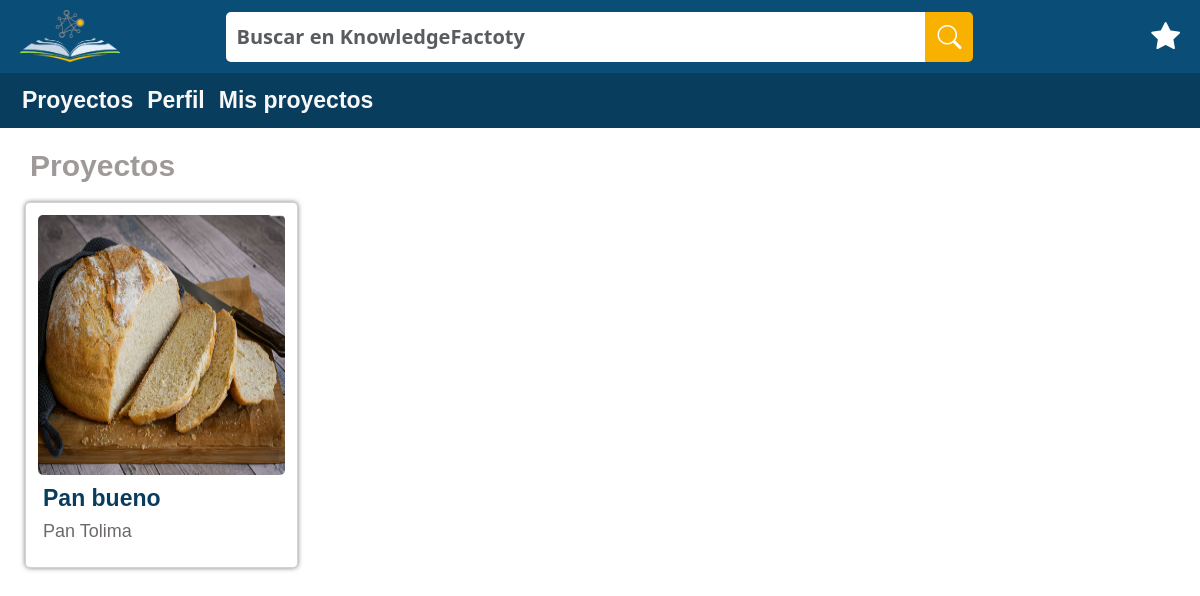
The page /Inicio/ (signed in) on the database its author committed.
### test_app/models.py (models this page shows, shortened)
class Project(models.Model):
    name = models.CharField(max_length=30)
    objective = models.TextField()
    results = models.TextField()
    reach = models.TextField()
    state = models.TextField()
    ownerCompany = models.OneToOneField(Company, on_delete=models.CASCADE)
    photo= models.ImageField(null=True, blank=True, upload_to="images/")

class Company(models.Model):
    nit = models.CharField(auto_created=False, primary_key=True, serialize=False, verbose_name='NIT', max_length=9)
    name = models.CharField(max_length=50)
    phoneNumberC = models.CharField(max_length=15)
    address = models.CharField(max_length=300)
    user = models.ForeignKey(User, on_delete=models.CASCADE)
    objects = CompanyManager()
    REQUIRED_FIELDS = ['nit', 'name', 'phoneNumber', 'address', 'user']

### test_app/views.py (the view)
# urls.py: path('Inicio/',views.homePageView.as_view(), name="homePage"),
class homePageView(TemplateView):
    template_name = "test_app/MainPageEnterprise.html"
    def get(self, req):
        projects = Project.objects.all()
        user=get_object_or_404(User,pk=req.user.cc)
        return render(req, 'test_app/MainPageEnterprise.html', {'user':user,'projects':projects})

### test_app/templates/test_app/MainPageEnterprise.html (shortened to what this page needs)
{% extends 'test_app/base.html' %}
{% load static %}
{% block content %}
<!DOCTYPE html>
<html lang="en">
<head>
    <link href="https://cdn.jsdelivr.net/npm/bootstrap@5.3.0-alpha2/dist/css/bootstrap.min.css" rel="stylesheet">
    <link rel="stylesheet" href="https://cdn.jsdelivr.net/npm/bootstrap-icons@1.10.3/font/bootstrap-icons.css">
    <link rel="stylesheet" href='{% static "CSS/styleMainPageEnterprise.css" %}'>
</head>
<body>
    <header class="container-fluid text-center" style="padding: 10px;  background-color: #0A4D77;">
        <div class="row align-items-center" style="padding-left: 10px; padding-right: 10px;">
          <div class="col-2 image_locate">
            <img src='{% static "/Images/Logo_DreamsBank.png" %}' alt="Logo de DreamsBank" style="width: 100px;">
          </div>
          <div class="col-8 items_search_locate" style="display: flex; justify-content: center;">
            <form class="form-inline">
              <div class="input-group" style="flex-shrink: 0;">
                <input id="input_search" type="text" class="form-control" placeholder="Buscar en KnowledgeFactoty" style="width: 700px;">
                <div class="input-group-append">
                  <button class="btn btn-secondary" type="button" style="background-color: #F9B100; border: 0; border-radius: 0px ; border-top-right-radius: 5px; border-bottom-right-radius: 5px; width: 100%; height: 100%;">
                    <i class="bi bi-search" style="font-size: 1.5em;"></i>
                  </button>
                </div>
              </div>
            </form>
          </div>
          <div class="col-2" style="display: flex; justify-content: end;">
            <a href="{% url 'profileFavorites' %}" class="bi bi-star-fill" style="color: #fff; font-size: 1.8em;text-decoration:none;"></a>
          </div>
        </div>
      </header>
      <header class="row-fluid text-center" style="padding: 10px; padding-left: 15px; padding-right: 15px; background-color: #093D5E;">
        <div class="menu-bar">
            <a href="{% url 'homePage' %}" class="menu-item">Proyectos</a>
            <a href="{% url 'profile' %}" class="menu-item">Perfil</a>
            <a href="{% url 'profileMeeting' %}" class="menu-item">Mis proyectos</a>
          </div>
      </header>
      <div class="PrimaryBox">
        <h1 class="Title">Proyectos</h1>
          <div class="gridProducts" id="gridP">
          {% for project in projects %}
            <div class="card" id={{project.id}}>
              <a href="{% url 'projectInformation' project.id %}" class="selectionProject" style="z-index:5;position: absolute;width: 93%;height: 93%;"></a>
                <div class="card_image" style="height: 260px;">
                    {% if project.photo %}
                    <img src="{{project.photo.url}}" alt={{project.id}} style="width: 100%; height: 100%;border-radius: 5px">
                    {% else %}
                    <h3 class="no foto">No hay foto</h3>
                    {% endif %}
                </div>
                <div class="card_content">
                  <h1 class="card_title">{{project.name}}</h1>
                  <h3 class="card_text">{{project.ownerCompany.name}}</h3>
              </div>
            </div>
        {% endfor %}
        </div>
      </div>
</body>
</html>
{% endblock %}

### test_app/static/CSS/styleMainPageEnterprise.css (style rules this page uses)
* { margin: 0; padding: 0; box-sizing: border-box; text-decoration: none; }
.image_locate { text-align: left; }
.items_search_locate { text-align: center; align-self: center; }
#input_search { height: 50px; border: 0px; border-top-left-radius: 5px; border-bottom-left-radius: 5px; color: #525151; font-weight: bold; padding-left: 10px; padding-right: 10px; font-size: 20px; text-align: left; }
.menu-bar { display: flex; flex-direction: row; flex-wrap: wrap; overflow: hidden; justify-content:left; align-items: center; }
header div a { display: flex; align-self: center; justify-content: center; }
.menu-item { color: #fff; list-style: none; margin-right: 7px; margin-left: 7px; text-decoration: none; font-size: 23px; font-weight: bold; color: #F8F8F8; font-family: "Roboto Flex", "Arial", sans-serif; }
.Title { padding-left: 30px; padding-top: 20px; color: #9f9999; font-size: 30px; font-weight: bold; font-family: "Roboto Flex", "Arial", sans-serif; }
.gridProducts { display: grid; grid-template-columns: repeat(4, 1fr); grid-gap: 20px; padding-top: 10px; padding-left: 25px; padding-right: 25px; }
.gridProducts .card { background-color: #fff; border-radius: 5px; padding: 12px; text-align: center; box-shadow: 0 0 5px rgba(0,0,0,0.5); }
.gridProducts .card .selectionProject { z-index:5; position: absolute; width: 93%; height: 93%; }
.gridProducts .card .card_image { width: 100%; background-size: cover; background-repeat: no-repeat; background-position: center; border-top-left-radius: 10px; border-top-right-radius: 10px; margin-bottom: 5px; }
.gridProducts .card .card_content { padding: 5px; text-align: left; height: auto; }
.gridProducts .card .card_content .card_title { font-size: 23px; font-weight: bold; color: #093D5E; font-family: "Roboto Flex", "Arial", sans-serif; }
.gridProducts .card .card_content .card_text { font-size: 18px; color: #6e6969; font-family: "Roboto Flex", "Arial", sans-serif; }

### rows shown on the page
Project: photo (picture), name "Pan bueno", ownerCompany.name "Pan Tolima"
